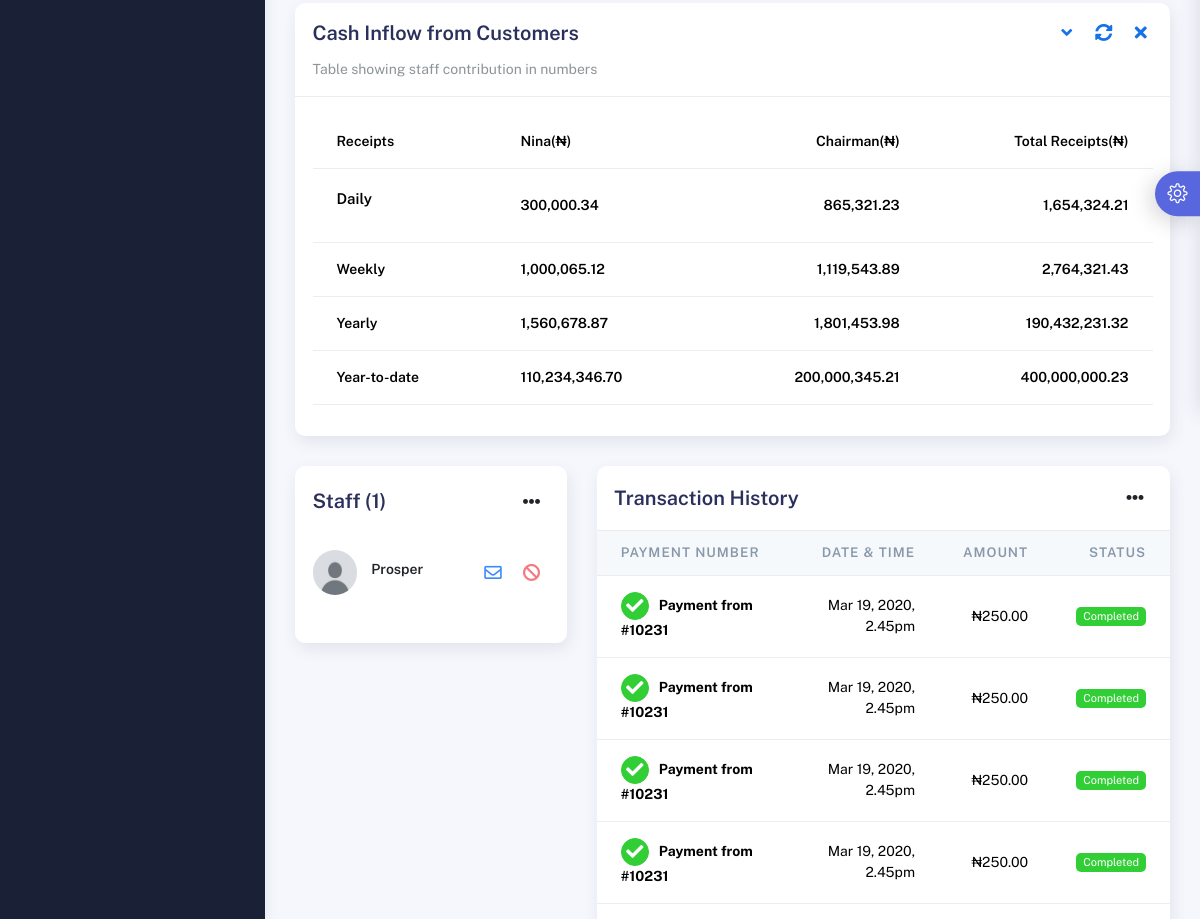
The app's page /web/dashboard/ (signed in, middle part), older data.
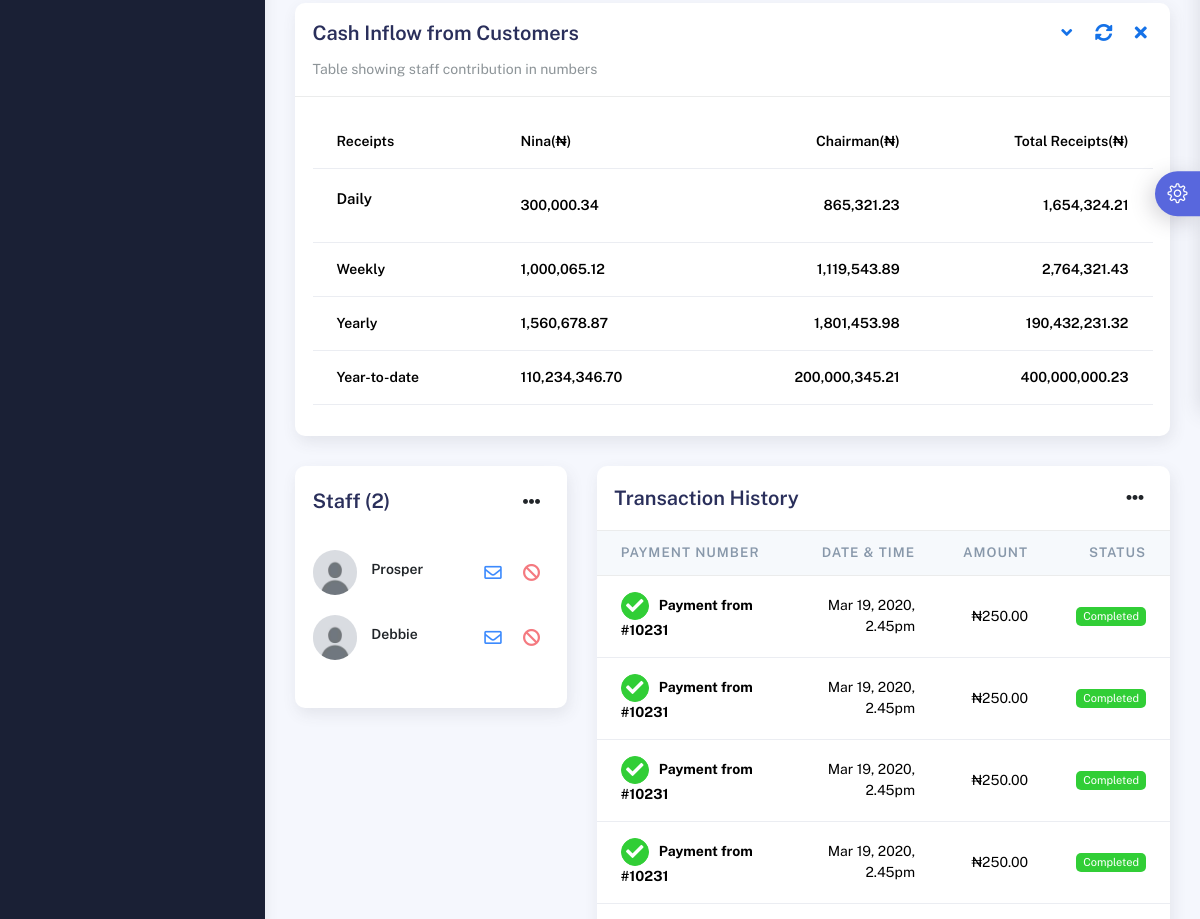
The same page, newer data.
### account/models.py (models this page shows, shortened)
class CustomUser(AbstractBaseUser, PermissionsMixin):
    username = models.CharField(unique=True, max_length=25)
    email = models.EmailField(_("email address"), unique=True)
    is_approved = models.BooleanField(default=False)
    is_staff = models.BooleanField(default=False)
    is_active = models.BooleanField(default=True)
    date_joined = models.DateTimeField(default=timezone.now)
    USERNAME_FIELD = "email"
    REQUIRED_FIELDS = ["username"]
    objects = CustomUserManager()

### web/views.py (the view)
# urls.py: path("dashboard/", dashboard, name="dashboard"),
@admin_required
def dashboard(request):
    users = User.objects.all()
    users_count = users.count()
    return render(request, "web/dashboard.html", {"users": users, "users_count": users_count})

### templates/web/dashboard.html (shortened to what the changed rows need)
{% load static %}
<!DOCTYPE html>
<html lang="en">
  <head>
    <link rel="stylesheet" href="{% static 'web/web_dashboard/assets/css/bootstrap.min.css' %}" />
    <link rel="stylesheet" href="{% static 'web/web_dashboard/assets/css/plugins.min.css' %}" />
    <link rel="stylesheet" href="{% static 'web/web_dashboard/assets/css/kaiadmin.min.css' %}" />
    <link rel="stylesheet" href="{% static 'web/web_dashboard/assets/css/demo.css' %}" />
  </head>
  <body>
    <div class="wrapper">
      <div class="main-panel">
        <div class="container">
          <div class="page-inner">
            <div class="row">
              <div class="col-md-4">
                <div class="card card-round">
                  <div class="card-body">
                    <div class="card-head-row card-tools-still-right">
                      <div class="card-title">Staff ({{ users_count}})</div>
                      <div class="card-tools">
                        <div class="dropdown">
                        </div>
                      </div>
                    </div>
                    <div class="card-list py-4">
                      {% for user in users %}
                      <div class="item-list">
                        {% if user.profile.image %}
                        <div class="avatar">
                          <img
                            src="{{ user.profile.image.url }}"
                            alt="..."
                            class="avatar-img rounded-circle"
                          />
                        </div>
                        {% else %}
                        <div class="avatar">
                          <img
                            src="/user.jpg"
                            alt="..."
                            class="avatar-img rounded-circle"
                          />
                        </div>
                        {% endif %}
                        <div class="info-user ms-3">
                          <div class="username">{{ user.username|title }}</div>
                        </div>
                        <button class="btn btn-icon btn-link op-8 me-1">
                          <i class="far fa-envelope"></i>
                        </button>
                        <button class="btn btn-icon btn-link btn-danger op-8">
                          <i class="fas fa-ban"></i>
                        </button>
                      </div>
                      {% endfor %}
                    </div>
                  </div>
                </div>
              </div>
              <div class="col-md-8">
                <div class="card card-round">
                  <div class="card-body p-0">
                    <div class="table-responsive">
                      <table class="table align-items-center mb-0">
                        <thead class="thead-light">
                          <tr>
                            <th scope="col">Payment Number</th>
                            <th scope="col" class="text-end">Date & Time</th>
                            <th scope="col" class="text-end">Amount</th>
                            <th scope="col" class="text-end">Status</th>
                          </tr>
                        </thead>
                        <tbody>
                          <tr>
                            <th scope="row">
                              <button
                                class="btn btn-icon btn-round btn-success btn-sm me-2"
                              >
                                <i class="fa fa-check"></i>
                              </button>
                              Payment from #10231
                            </th>
                          </tr>
                          <tr>
                            <th scope="row">
                              <button
                                class="btn btn-icon btn-round btn-success btn-sm me-2"
                              >
                                <i class="fa fa-check"></i>
                              </button>
                              Payment from #10231
                            </th>
                          </tr>
                          <tr>
                            <th scope="row">
                              <button
                                class="btn btn-icon btn-round btn-success btn-sm me-2"
                              >
                                <i class="fa fa-check"></i>
                              </button>
                              Payment from #10231
                            </th>
                          </tr>
                          <tr>
                            <th scope="row">
                              <button
                                class="btn btn-icon btn-round btn-success btn-sm me-2"
                              >
                                <i class="fa fa-check"></i>
                              </button>
                              Payment from #10231
                            </th>
                          </tr>
                          <tr>
                            <th scope="row">
                            </th>
                          </tr>
                        </tbody>
                      </table>
                    </div>
                  </div>
                </div>
              </div>
            </div>
          </div>
        </div>
      </div>
    </div>
  </body>
</html>

Row changes from the older to the newer data that the page shows:
added CustomUser: username "Debbie"
Text that changed along with them:
{{ users_count }}: "1" → "2"
